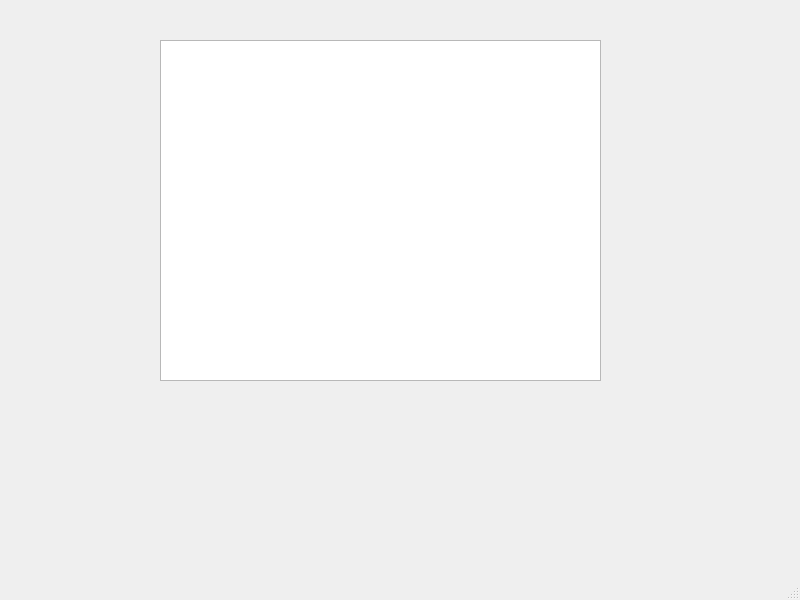
<?xml version="1.0" encoding="UTF-8"?>
<ui version="4.0">
 <class>MainWindow</class>
 <widget class="QMainWindow" name="MainWindow">
  <property name="geometry">
   <rect>
    <x>0</x>
    <y>0</y>
    <width>800</width>
    <height>600</height>
   </rect>
  </property>
  <property name="windowTitle">
   <string>MainWindow</string>
  </property>
  <widget class="QWidget" name="centralwidget">
   <widget class="QTableView" name="tableView">
    <property name="geometry">
     <rect>
      <x>160</x>
      <y>40</y>
      <width>441</width>
      <height>341</height>
     </rect>
    </property>
   </widget>
  </widget>
  <widget class="QMenuBar" name="menubar">
   <property name="geometry">
    <rect>
     <x>0</x>
     <y>0</y>
     <width>800</width>
     <height>22</height>
    </rect>
   </property>
  </widget>
  <widget class="QStatusBar" name="statusbar"/>
 </widget>
 <resources/>
 <connections/>
</ui>
